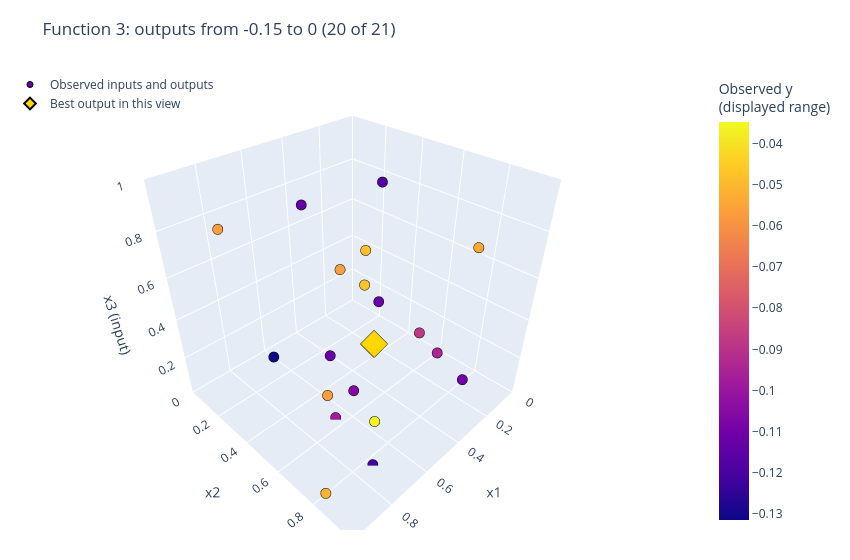

The notebook cell saved with this chart:
### Code cell
# Filter this display only; calculations and observed ranks retain every observation.
cloud_zoom = plot_observed_input_cloud(
    review["inputs"].to_numpy(), review["outputs"].to_numpy(), output_limits=OUTPUT_ZOOM_LIMITS,
    title=f"Function {FUNCTION_NUMBER}: outputs from {OUTPUT_ZOOM_LIMITS[0]:g} to {OUTPUT_ZOOM_LIMITS[1]:g} ({outputs_in_zoom} of {len(review['data'])})",
    best_label="Best output in this view", **CLOUD_SETTINGS,
    save_to=FIGURES_DIR / "observed-input-cloud-zoom.html",
)
cloud_zoom.show(config={**PLOT_CONFIG, "responsive": CLOUD_SETTINGS["width"] is None})

### Figure 1 — Plotly figure (JSON) as saved in the notebook; plotly's stock layout.template omitted (floating-point values rounded to 4 significant figures)
{"data": [{"customdata": [-0.1121, -0.08796, -0.1114, -0.03484, -0.04801, -0.1106, -0.1139, -0.1315, -0.09419, -0.04695, -0.106, -0.118, -0.03638, -0.05676, -0.05643, -0.05128, -0.05421, -0.05664, -0.09837, -0.1214], "hovertemplate": "x1=%{x:.4f}<br>x2=%{y:.4f}<br>x3=%{z:.4f}<br>Observed y=%{customdata:.4f}<extra></extra>", "marker": {"cmax": -0.03484, "cmin": -0.1315, "color": [-0.1121, -0.08796, -0.1114, -0.03484, -0.04801, -0.1106, -0.1139, -0.1315, -0.09419, -0.04695, -0.106, -0.118, -0.03638, -0.05676, -0.05643, -0.05128, -0.05421, -0.05664, -0.09837, -0.1214], "colorbar": {"title": {"text": "Observed y<br>(displayed range)"}}, "colorscale": [[0.0, "#0d0887"], [0.1111, "#46039f"], [0.2222, "#7201a8"], [0.3333, "#9c179e"], [0.4444, "#bd3786"], [0.5556, "#d8576b"], [0.6667, "#ed7953"], [0.7778, "#fb9f3a"], [0.8889, "#fdca26"], [1.0, "#f0f921"]], "line": {"color": "black", "width": 1}, "size": 6}, "mode": "markers", "name": "Observed inputs and outputs", "type": "scatter3d", "x": [0.1715, 0.2421, 0.5349, 0.4926, 0.1346, 0.3455, 0.6455, 0.7469, 0.1705, 0.2205, 0.666, 0.04681, 0.6001, 0.966, 0.3351, 0.9545, 0.3523, 0.9038, 0.6585, 0.7212], "y": [0.3439, 0.6441, 0.3985, 0.6116, 0.2199, 0.9414, 0.3971, 0.2842, 0.697, 0.2978, 0.672, 0.2314, 0.7251, 0.8611, 0.2575, 0.8195, 0.9308, 0.2689, 0.5582, 0.831], "z": [0.2487, 0.2724, 0.1734, 0.3402, 0.4582, 0.2694, 0.9198, 0.2263, 0.1492, 0.3436, 0.2463, 0.7706, 0.06609, 0.5668, 0.4595, 0.04216, 0.8498, 0.8752, 0.006012, 0.001845]}, {"customdata": [-0.03484], "hovertemplate": "Best observed y=%{customdata:.4f}<extra></extra>", "marker": {"color": "gold", "line": {"color": "black", "width": 2}, "size": 9, "symbol": "diamond"}, "mode": "markers", "name": "Best output in this view", "type": "scatter3d", "x": [0.4926], "y": [0.6116], "z": [0.3402]}], "layout": {"autosize": false, "height": 560, "legend": {"x": 0, "y": 1}, "margin": {"b": 30, "l": 10, "r": 80, "t": 70}, "scene": {"aspectmode": "cube", "dragmode": "orbit", "xaxis": {"range": [0, 1], "title": {"text": "x1"}}, "yaxis": {"range": [0, 1], "title": {"text": "x2"}}, "zaxis": {"range": [0, 1], "title": {"text": "x3 (input)"}}}, "title": {"text": "Function 3: outputs from -0.15 to 0 (20 of 21)"}, "width": 850}}
